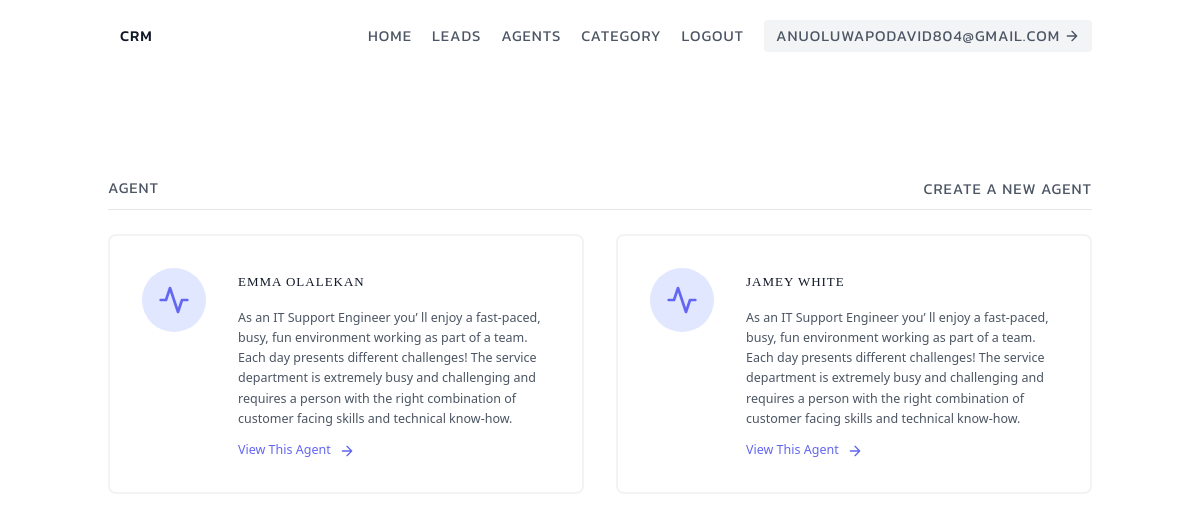
Page /agents/agent_list/ (signed in) on the committed database.
### Leads/models.py (models this page shows, shortened)
class User(AbstractUser):
    is_orgarnizer = models.BooleanField(default=True)
    is_agent = models.BooleanField(default=False)

class Agent(models.Model):
    user = models.OneToOneField(User,on_delete=models.CASCADE)
    orgarnization = models.ForeignKey(UserProfile,on_delete=models.CASCADE)

### Agents/views.py (the view)
# urls.py: path('agent_list/',views.AgentList.as_view(), name='agent_list'),
class AgentList(OrgarnizerCheckLoginRequiredMixin,generic.ListView):
    context_object_name = 'all_agents'
    template_name = 'Agents/agent_list.html'
    def get_queryset(self):
        orgarnization = self.request.user.userprofile
        return Agent.objects.filter(orgarnization = orgarnization)

### Agents/mixins.py (called while the page is built)
    def dispatch(self, request, *args, **kwargs):
        if not request.user.is_authenticated or not request.user.is_orgarnizer:
            return redirect('lead_list')
        return super(OrgarnizerCheckLoginRequiredMixin,self).dispatch(request, *args, **kwargs)

### Agents/templates/Agents/agent_list.html
{% extends 'Leads/base.html' %}
{% block content %}
<section class="text-gray-600 body-font">
    <div class="container px-5 py-24 mx-auto flex flex-wrap">
        <div class="w-full mb-6 py-2 flex justify-between items-center border-b border-gray-200">
            <div>
                <h4 class="font">Agent</h4>
            </div>
            <div>
                <a class="font hover:text-blue-500" href="{% url 'agent_create' %}">Create A New Agent</a>
            </div>
        </div>
      <div class="flex flex-wrap -m-4">
        {% for agents in all_agents %}
        <div class="p-4 lg:w-1/2 md:w-full">
          <div class="flex border-2 rounded-lg border-gray-200 border-opacity-50 p-8 sm:flex-row flex-col">
            <div class="w-16 h-16 sm:mr-8 sm:mb-0 mb-4 inline-flex items-center justify-center rounded-full bg-indigo-100 text-indigo-500 flex-shrink-0">
              <svg fill="none" stroke="currentColor" stroke-linecap="round" stroke-linejoin="round" stroke-width="2" class="w-8 h-8" viewBox="0 0 24 24">
                <path d="M22 12h-4l-3 9L9 3l-3 9H2"></path>
              </svg>
            </div>
            <div class="flex-grow">
              <h2 class="text-gray-900 text-lg font-medium mb-3 font2">{{agents.user.first_name}} {{agents.user.last_name}}</h2>
              <p class="leading-relaxed text-base font3">
              As an IT Support Engineer you’
              ll enjoy a fast-paced, busy, fun environment working as part of a team. Each day presents
              different challenges! The service department is extremely busy and challenging and requires
              a person with the right combination of customer facing skills and technical know-how.
            </p>
              <a href="{% url 'agent_detail' pk=agents.pk %}" class="mt-3 text-indigo-500 inline-flex items-center font3">View This Agent
                <svg fill="none" stroke="currentColor" stroke-linecap="round" stroke-linejoin="round" stroke-width="2" class="w-4 h-4 ml-2" viewBox="0 0 24 24">
                  <path d="M5 12h14M12 5l7 7-7 7"></path>
                </svg>
              </a>
            </div>
          </div>
        </div>
        {% empty %}
        <div class="p-4 w-full"><h4 class="font">You currently have no Agents in your Profile</h4></div>
        {% endfor %}
      </div>
    </div>
  </section>
{% endblock content %}

### Leads/templates/Leads/navbar.html (shortened to what this page needs)
<header class="text-gray-600 body-font">
  <div class="container mx-auto flex flex-wrap p-5 flex-col md:flex-row items-center">
      <a class="flex title-font font-medium items-center text-gray-900 mb-4 md:mb-0">
          <span class="ml-3 font">CRM</span>
      </a>
      <nav class="md:ml-auto flex flex-wrap items-center text-base justify-center">
        {% if user.is_authenticated %}
          <a href="{% url 'landing_page' %}" class="mr-5 font">Home</a>
          <a href="{% url 'lead_list' %}" class="mr-5 font">Leads</a>
          {% if request.user.is_orgarnizer %}
          <a href="{% url 'agent_list' %}" class="mr-5 font">Agents</a>
          {% endif %}
          <a href="{% url 'category_list' %}" class="mr-5 font">Category</a>
          <a href="{% url 'logout' %}" class="mr-5 font">LogOut</a>
          <span class="inline-flex items-center bg-gray-100 border-0 py-1 px-3 focus:outline-none hover:bg-gray-200 rounded text-base mt-4 md:mt-0 font">{{user.email}}
            <svg fill="none" stroke="currentColor" stroke-linecap="round" stroke-linejoin="round" stroke-width="2" class="w-4 h-4 ml-1" viewBox="0 0 24 24">
              <path d="M5 12h14M12 5l7 7-7 7"></path>
            </svg>
          </span>
    {% endif %}
  </nav>
  </div>
</header>

### Leads/static/Leads/css/main.css (style rules this page uses)
.font { font-family: 'Kanit', sans-serif !important; text-transform:uppercase; letter-spacing:1px; font-size:15px; }
.font2 { font-family:'Times New Roman', Times, serif; font-size:13px; letter-spacing:1px; text-transform: uppercase; }
.font3 { font-size:12.5px; }

### rows in the picture
User: email "ANUOLUWAPODAVID804@GMAIL.COM"
Agent: user.first_name "EMMA", user.last_name "OLALEKAN"
Agent: user.first_name "JAMEY", user.last_name "WHITE"
